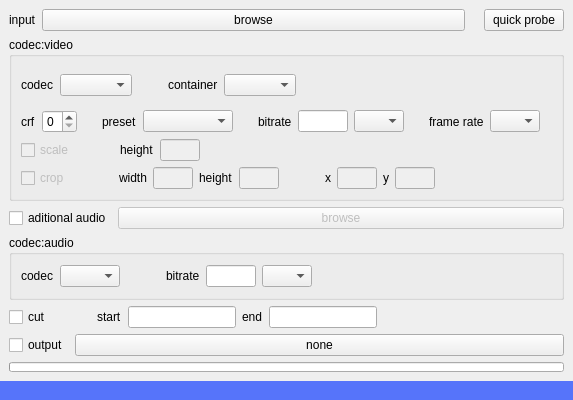
<?xml version="1.0" encoding="UTF-8"?>
<ui version="4.0">
 <class>MainWindow</class>
 <widget class="QMainWindow" name="MainWindow">
  <property name="geometry">
   <rect>
    <x>0</x>
    <y>0</y>
    <width>573</width>
    <height>400</height>
   </rect>
  </property>
  <property name="sizePolicy">
   <sizepolicy hsizetype="Minimum" vsizetype="Fixed">
    <horstretch>0</horstretch>
    <verstretch>0</verstretch>
   </sizepolicy>
  </property>
  <property name="minimumSize">
   <size>
    <width>550</width>
    <height>400</height>
   </size>
  </property>
  <property name="maximumSize">
   <size>
    <width>573</width>
    <height>400</height>
   </size>
  </property>
  <property name="windowTitle">
   <string>MainWindow</string>
  </property>
  <widget class="QWidget" name="centralwidget">
   <property name="minimumSize">
    <size>
     <width>0</width>
     <height>0</height>
    </size>
   </property>
   <property name="maximumSize">
    <size>
     <width>16777215</width>
     <height>16777215</height>
    </size>
   </property>
   <layout class="QVBoxLayout" name="verticalLayout_2">
    <item>
     <layout class="QHBoxLayout" name="horizontalLayout_3">
      <item>
       <widget class="QLabel" name="label">
        <property name="text">
         <string>input</string>
        </property>
       </widget>
      </item>
      <item>
       <widget class="QPushButton" name="btn_main_browse">
        <property name="sizePolicy">
         <sizepolicy hsizetype="Expanding" vsizetype="Fixed">
          <horstretch>0</horstretch>
          <verstretch>0</verstretch>
         </sizepolicy>
        </property>
        <property name="text">
         <string>browse</string>
        </property>
        <property name="flat">
         <bool>false</bool>
        </property>
       </widget>
      </item>
      <item>
       <spacer name="horizontalSpacer">
        <property name="orientation">
         <enum>Qt::Horizontal</enum>
        </property>
        <property name="sizeType">
         <enum>QSizePolicy::Minimum</enum>
        </property>
        <property name="sizeHint" stdset="0">
         <size>
          <width>13</width>
          <height>20</height>
         </size>
        </property>
       </spacer>
      </item>
      <item>
       <widget class="QPushButton" name="btn_probe">
        <property name="text">
         <string>quick probe</string>
        </property>
       </widget>
      </item>
     </layout>
    </item>
    <item>
     <widget class="QGroupBox" name="groupBox">
      <property name="maximumSize">
       <size>
        <width>16777215</width>
        <height>16777215</height>
       </size>
      </property>
      <property name="title">
       <string>codec:video</string>
      </property>
      <layout class="QVBoxLayout" name="verticalLayout_3">
       <item>
        <layout class="QHBoxLayout" name="horizontalLayout_7">
         <item>
          <widget class="QLabel" name="label_17">
           <property name="midLineWidth">
            <number>0</number>
           </property>
           <property name="text">
            <string>codec</string>
           </property>
          </widget>
         </item>
         <item>
          <widget class="QComboBox" name="comboBox_6">
           <property name="minimumSize">
            <size>
             <width>0</width>
             <height>0</height>
            </size>
           </property>
          </widget>
         </item>
         <item>
          <spacer name="horizontalSpacer_19">
           <property name="orientation">
            <enum>Qt::Horizontal</enum>
           </property>
           <property name="sizeType">
            <enum>QSizePolicy::Fixed</enum>
           </property>
           <property name="sizeHint" stdset="0">
            <size>
             <width>30</width>
             <height>38</height>
            </size>
           </property>
          </spacer>
         </item>
         <item>
          <widget class="QLabel" name="label_18">
           <property name="minimumSize">
            <size>
             <width>0</width>
             <height>0</height>
            </size>
           </property>
           <property name="text">
            <string>container</string>
           </property>
          </widget>
         </item>
         <item>
          <widget class="QComboBox" name="comboBox_7">
           <property name="minimumSize">
            <size>
             <width>0</width>
             <height>0</height>
            </size>
           </property>
          </widget>
         </item>
         <item>
          <spacer name="horizontalSpacer_20">
           <property name="orientation">
            <enum>Qt::Horizontal</enum>
           </property>
           <property name="sizeHint" stdset="0">
            <size>
             <width>40</width>
             <height>20</height>
            </size>
           </property>
          </spacer>
         </item>
        </layout>
       </item>
       <item>
        <layout class="QVBoxLayout" name="verticalLayout">
         <item>
          <layout class="QHBoxLayout" name="horizontalLayout_8">
           <item>
            <widget class="QLabel" name="label_19">
             <property name="text">
              <string>crf</string>
             </property>
            </widget>
           </item>
           <item>
            <widget class="QSpinBox" name="spinBox_2">
             <property name="sizePolicy">
              <sizepolicy hsizetype="Preferred" vsizetype="Fixed">
               <horstretch>0</horstretch>
               <verstretch>0</verstretch>
              </sizepolicy>
             </property>
             <property name="minimumSize">
              <size>
               <width>35</width>
               <height>0</height>
              </size>
             </property>
            </widget>
           </item>
           <item>
            <spacer name="horizontalSpacer_21">
             <property name="orientation">
              <enum>Qt::Horizontal</enum>
             </property>
             <property name="sizeType">
              <enum>QSizePolicy::Minimum</enum>
             </property>
             <property name="sizeHint" stdset="0">
              <size>
               <width>19</width>
               <height>23</height>
              </size>
             </property>
            </spacer>
           </item>
           <item>
            <widget class="QLabel" name="label_20">
             <property name="text">
              <string>preset</string>
             </property>
            </widget>
           </item>
           <item>
            <widget class="QComboBox" name="comboBox_8">
             <property name="sizePolicy">
              <sizepolicy hsizetype="Preferred" vsizetype="Fixed">
               <horstretch>0</horstretch>
               <verstretch>0</verstretch>
              </sizepolicy>
             </property>
             <property name="minimumSize">
              <size>
               <width>90</width>
               <height>0</height>
              </size>
             </property>
             <property name="maxVisibleItems">
              <number>10</number>
             </property>
            </widget>
           </item>
           <item>
            <spacer name="horizontalSpacer_22">
             <property name="orientation">
              <enum>Qt::Horizontal</enum>
             </property>
             <property name="sizeType">
              <enum>QSizePolicy::Minimum</enum>
             </property>
             <property name="sizeHint" stdset="0">
              <size>
               <width>19</width>
               <height>23</height>
              </size>
             </property>
            </spacer>
           </item>
           <item>
            <widget class="QLabel" name="label_21">
             <property name="text">
              <string>bitrate</string>
             </property>
            </widget>
           </item>
           <item>
            <widget class="QLineEdit" name="lineEdit_11">
             <property name="sizePolicy">
              <sizepolicy hsizetype="Preferred" vsizetype="Fixed">
               <horstretch>0</horstretch>
               <verstretch>0</verstretch>
              </sizepolicy>
             </property>
             <property name="minimumSize">
              <size>
               <width>50</width>
               <height>0</height>
              </size>
             </property>
             <property name="maximumSize">
              <size>
               <width>50</width>
               <height>16777215</height>
              </size>
             </property>
            </widget>
           </item>
           <item>
            <widget class="QComboBox" name="comboBox_9">
             <property name="maximumSize">
              <size>
               <width>50</width>
               <height>16777215</height>
              </size>
             </property>
            </widget>
           </item>
           <item>
            <spacer name="horizontalSpacer_23">
             <property name="orientation">
              <enum>Qt::Horizontal</enum>
             </property>
             <property name="sizeType">
              <enum>QSizePolicy::Minimum</enum>
             </property>
             <property name="sizeHint" stdset="0">
              <size>
               <width>19</width>
               <height>23</height>
              </size>
             </property>
            </spacer>
           </item>
           <item>
            <widget class="QLabel" name="label_22">
             <property name="text">
              <string>frame rate</string>
             </property>
            </widget>
           </item>
           <item>
            <widget class="QComboBox" name="comboBox_10">
             <property name="minimumSize">
              <size>
               <width>50</width>
               <height>0</height>
              </size>
             </property>
             <property name="maximumSize">
              <size>
               <width>50</width>
               <height>16777215</height>
              </size>
             </property>
            </widget>
           </item>
           <item>
            <spacer name="horizontalSpacer_26">
             <property name="orientation">
              <enum>Qt::Horizontal</enum>
             </property>
             <property name="sizeType">
              <enum>QSizePolicy::Expanding</enum>
             </property>
             <property name="sizeHint" stdset="0">
              <size>
               <width>40</width>
               <height>20</height>
              </size>
             </property>
            </spacer>
           </item>
          </layout>
         </item>
         <item>
          <layout class="QHBoxLayout" name="horizontalLayout_9">
           <item>
            <widget class="QCheckBox" name="checkBox_4">
             <property name="enabled">
              <bool>false</bool>
             </property>
             <property name="text">
              <string>scale</string>
             </property>
            </widget>
           </item>
           <item>
            <spacer name="horizontalSpacer_24">
             <property name="orientation">
              <enum>Qt::Horizontal</enum>
             </property>
             <property name="sizeType">
              <enum>QSizePolicy::Minimum</enum>
             </property>
             <property name="sizeHint" stdset="0">
              <size>
               <width>40</width>
               <height>20</height>
              </size>
             </property>
            </spacer>
           </item>
           <item>
            <widget class="QLabel" name="label_23">
             <property name="text">
              <string>height</string>
             </property>
            </widget>
           </item>
           <item>
            <widget class="QLineEdit" name="lineEdit_12">
             <property name="enabled">
              <bool>false</bool>
             </property>
             <property name="minimumSize">
              <size>
               <width>40</width>
               <height>0</height>
              </size>
             </property>
             <property name="maximumSize">
              <size>
               <width>40</width>
               <height>16777215</height>
              </size>
             </property>
            </widget>
           </item>
           <item>
            <spacer name="horizontalSpacer_25">
             <property name="orientation">
              <enum>Qt::Horizontal</enum>
             </property>
             <property name="sizeHint" stdset="0">
              <size>
               <width>40</width>
               <height>20</height>
              </size>
             </property>
            </spacer>
           </item>
          </layout>
         </item>
        </layout>
       </item>
       <item>
        <layout class="QHBoxLayout" name="horizontalLayout_6">
         <item>
          <widget class="QCheckBox" name="checkBox_2">
           <property name="enabled">
            <bool>false</bool>
           </property>
           <property name="text">
            <string>crop</string>
           </property>
          </widget>
         </item>
         <item>
          <spacer name="horizontalSpacer_14">
           <property name="orientation">
            <enum>Qt::Horizontal</enum>
           </property>
           <property name="sizeType">
            <enum>QSizePolicy::Fixed</enum>
           </property>
           <property name="sizeHint" stdset="0">
            <size>
             <width>43</width>
             <height>20</height>
            </size>
           </property>
          </spacer>
         </item>
         <item>
          <widget class="QLabel" name="label_13">
           <property name="text">
            <string>width</string>
           </property>
          </widget>
         </item>
         <item>
          <widget class="QLineEdit" name="lineEdit_7">
           <property name="enabled">
            <bool>false</bool>
           </property>
           <property name="maximumSize">
            <size>
             <width>40</width>
             <height>16777215</height>
            </size>
           </property>
          </widget>
         </item>
         <item>
          <widget class="QLabel" name="label_14">
           <property name="text">
            <string>height</string>
           </property>
          </widget>
         </item>
         <item>
          <widget class="QLineEdit" name="lineEdit_8">
           <property name="enabled">
            <bool>false</bool>
           </property>
           <property name="maximumSize">
            <size>
             <width>40</width>
             <height>16777215</height>
            </size>
           </property>
          </widget>
         </item>
         <item>
          <spacer name="horizontalSpacer_16">
           <property name="orientation">
            <enum>Qt::Horizontal</enum>
           </property>
           <property name="sizeType">
            <enum>QSizePolicy::Minimum</enum>
           </property>
           <property name="sizeHint" stdset="0">
            <size>
             <width>40</width>
             <height>20</height>
            </size>
           </property>
          </spacer>
         </item>
         <item>
          <widget class="QLabel" name="label_15">
           <property name="text">
            <string>x</string>
           </property>
          </widget>
         </item>
         <item>
          <widget class="QLineEdit" name="lineEdit_9">
           <property name="enabled">
            <bool>false</bool>
           </property>
           <property name="maximumSize">
            <size>
             <width>40</width>
             <height>16777215</height>
            </size>
           </property>
          </widget>
         </item>
         <item>
          <widget class="QLabel" name="label_16">
           <property name="text">
            <string>y</string>
           </property>
          </widget>
         </item>
         <item>
          <widget class="QLineEdit" name="lineEdit_10">
           <property name="enabled">
            <bool>false</bool>
           </property>
           <property name="maximumSize">
            <size>
             <width>40</width>
             <height>16777215</height>
            </size>
           </property>
          </widget>
         </item>
         <item>
          <spacer name="horizontalSpacer_18">
           <property name="orientation">
            <enum>Qt::Horizontal</enum>
           </property>
           <property name="sizeHint" stdset="0">
            <size>
             <width>40</width>
             <height>20</height>
            </size>
           </property>
          </spacer>
         </item>
        </layout>
       </item>
      </layout>
     </widget>
    </item>
    <item>
     <layout class="QHBoxLayout" name="horizontalLayout">
      <item>
       <widget class="QCheckBox" name="checkBox">
        <property name="text">
         <string>aditional audio</string>
        </property>
       </widget>
      </item>
      <item>
       <widget class="QPushButton" name="pushButton">
        <property name="enabled">
         <bool>false</bool>
        </property>
        <property name="sizePolicy">
         <sizepolicy hsizetype="Expanding" vsizetype="Fixed">
          <horstretch>0</horstretch>
          <verstretch>0</verstretch>
         </sizepolicy>
        </property>
        <property name="text">
         <string>browse</string>
        </property>
       </widget>
      </item>
     </layout>
    </item>
    <item>
     <widget class="QGroupBox" name="groupBox_2">
      <property name="title">
       <string>codec:audio</string>
      </property>
      <layout class="QHBoxLayout" name="horizontalLayout_4">
       <item>
        <layout class="QHBoxLayout" name="horizontalLayout_2">
         <item>
          <widget class="QLabel" name="label_2">
           <property name="text">
            <string>codec</string>
           </property>
          </widget>
         </item>
         <item>
          <widget class="QComboBox" name="comboBox">
           <property name="minimumSize">
            <size>
             <width>0</width>
             <height>0</height>
            </size>
           </property>
           <property name="maximumSize">
            <size>
             <width>60</width>
             <height>16777215</height>
            </size>
           </property>
          </widget>
         </item>
         <item>
          <spacer name="horizontalSpacer_2">
           <property name="orientation">
            <enum>Qt::Horizontal</enum>
           </property>
           <property name="sizeType">
            <enum>QSizePolicy::Minimum</enum>
           </property>
           <property name="sizeHint" stdset="0">
            <size>
             <width>40</width>
             <height>20</height>
            </size>
           </property>
          </spacer>
         </item>
         <item>
          <widget class="QLabel" name="label_3">
           <property name="text">
            <string>bitrate</string>
           </property>
          </widget>
         </item>
         <item>
          <widget class="QLineEdit" name="lineEdit">
           <property name="maximumSize">
            <size>
             <width>50</width>
             <height>16777215</height>
            </size>
           </property>
          </widget>
         </item>
         <item>
          <widget class="QComboBox" name="comboBox_2">
           <property name="maximumSize">
            <size>
             <width>50</width>
             <height>16777215</height>
            </size>
           </property>
          </widget>
         </item>
         <item>
          <spacer name="horizontalSpacer_3">
           <property name="orientation">
            <enum>Qt::Horizontal</enum>
           </property>
           <property name="sizeHint" stdset="0">
            <size>
             <width>40</width>
             <height>20</height>
            </size>
           </property>
          </spacer>
         </item>
        </layout>
       </item>
      </layout>
     </widget>
    </item>
    <item>
     <layout class="QHBoxLayout" name="horizontalLayout_5">
      <item>
       <widget class="QCheckBox" name="checkBox_3">
        <property name="text">
         <string>cut</string>
        </property>
       </widget>
      </item>
      <item>
       <spacer name="horizontalSpacer_5">
        <property name="orientation">
         <enum>Qt::Horizontal</enum>
        </property>
        <property name="sizeType">
         <enum>QSizePolicy::Minimum</enum>
        </property>
        <property name="sizeHint" stdset="0">
         <size>
          <width>40</width>
          <height>20</height>
         </size>
        </property>
       </spacer>
      </item>
      <item>
       <widget class="QLabel" name="label_4">
        <property name="text">
         <string>start</string>
        </property>
       </widget>
      </item>
      <item>
       <widget class="QLineEdit" name="lineEdit_2">
        <property name="sizePolicy">
         <sizepolicy hsizetype="Minimum" vsizetype="Fixed">
          <horstretch>0</horstretch>
          <verstretch>0</verstretch>
         </sizepolicy>
        </property>
        <property name="maximumSize">
         <size>
          <width>16777215</width>
          <height>16777215</height>
         </size>
        </property>
       </widget>
      </item>
      <item>
       <widget class="QLabel" name="label_5">
        <property name="text">
         <string>end</string>
        </property>
       </widget>
      </item>
      <item>
       <widget class="QLineEdit" name="lineEdit_3">
        <property name="sizePolicy">
         <sizepolicy hsizetype="Minimum" vsizetype="Fixed">
          <horstretch>0</horstretch>
          <verstretch>0</verstretch>
         </sizepolicy>
        </property>
       </widget>
      </item>
      <item>
       <spacer name="horizontalSpacer_4">
        <property name="orientation">
         <enum>Qt::Horizontal</enum>
        </property>
        <property name="sizeHint" stdset="0">
         <size>
          <width>40</width>
          <height>20</height>
         </size>
        </property>
       </spacer>
      </item>
     </layout>
    </item>
    <item>
     <layout class="QHBoxLayout" name="horizontalLayout_10">
      <item>
       <widget class="QCheckBox" name="checkBox_5">
        <property name="text">
         <string>output</string>
        </property>
       </widget>
      </item>
      <item>
       <widget class="QPushButton" name="pushButton_2">
        <property name="sizePolicy">
         <sizepolicy hsizetype="Expanding" vsizetype="Fixed">
          <horstretch>0</horstretch>
          <verstretch>0</verstretch>
         </sizepolicy>
        </property>
        <property name="text">
         <string>none</string>
        </property>
       </widget>
      </item>
     </layout>
    </item>
    <item>
     <widget class="QProgressBar" name="progressBar">
      <property name="maximumSize">
       <size>
        <width>16777215</width>
        <height>10</height>
       </size>
      </property>
      <property name="value">
       <number>0</number>
      </property>
      <property name="textVisible">
       <bool>false</bool>
      </property>
     </widget>
    </item>
   </layout>
  </widget>
  <widget class="QStatusBar" name="statusbar">
   <property name="styleSheet">
    <string notr="true">background-color: #5674fa</string>
   </property>
   <property name="sizeGripEnabled">
    <bool>false</bool>
   </property>
  </widget>
 </widget>
 <resources/>
 <connections/>
</ui>
